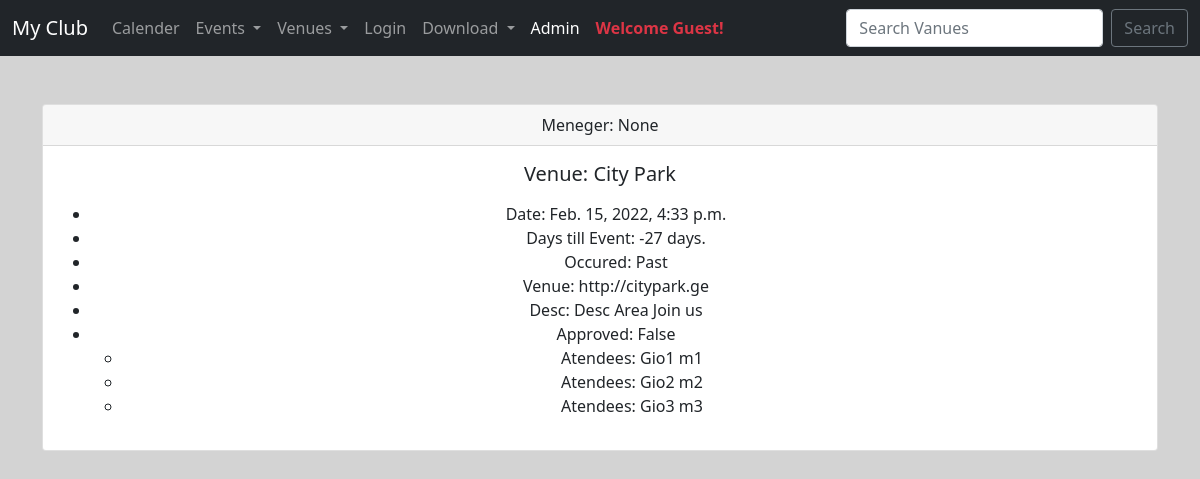
Screenshot of /show_event/2/ with the database file from the repository.
### events/models.py (models this page shows, shortened)
class Event(models.Model):
    name =      models.CharField('Event Name', max_length=120)
    event_date = models.DateTimeField()
    venue  =    models.ForeignKey(Venue, blank=True, null=True, on_delete=models.CASCADE)
    manager =   models.ForeignKey(User, blank=True, null=True, on_delete=models.SET_NULL)
    description = models.TextField(blank=True, null=True)
    attendees = models.ManyToManyField(MyClubUser, blank=True)
    approved = models.BooleanField('Aprrovedd', default=False)
    @property
    def Days_till(self):
        today = date.today()
        days_till = self.event_date.date() - today
        days_till_stripped = str(days_till).split(',', 1)[0]
        return days_till_stripped
    @property
    def Is_past(self):
        today = date.today()
        if self.event_date.date() < today:
            thing = "Past"
        else:
            thing = "Future"
        return thing

class Venue(models.Model):
    name =      models.CharField('Venue Name', max_length=120)
    address =   models.CharField(max_length=220)
    zip_code =  models.CharField('Zip Code', max_length=15)
    phone =     models.CharField('Contact Phone', max_length=120, blank=True)
    web =       models.URLField('Website Address', blank=True)
    email_address = models.EmailField('Email Address', blank=True)
    owner = models.IntegerField("Venue Owner", blank=False, default=1)
    venue_image = models.ImageField(null=True, blank=True, upload_to='images/')
    def __str__(self) -> str:
        return self.name

class MyClubUser(models.Model):
    first_name =    models.CharField(max_length=244)
    last_name =    models.CharField(max_length=244)
    Email =    models.EmailField('User Email')
    def __str__(self) -> str:
        return self.first_name + ' ' + self.last_name

### events/views.py (the view)
# urls.py: path('show_event/<int:pk>/', views.show_event, name='show_event'),
def show_event(request, pk):
    event = Event.objects.get(pk=pk)
    return render(request, 'events/show_event.html', {'item':event})

### events/templates/events/show_event.html (shortened to what this page needs)
{% extends 'events/base.html' %}
{% block content %}
<center>
    <br>
    <div class="card">
        <div class="card-header">
            Meneger: {{ item.manager }}
    </div>
    <div class="card-body">
        <h5 class="card-title">Venue: {{ item.venue }}</h5>
        <p class="card-text">
        <ul>
            <li>Date: {{ item.event_date }}</li>
            <li>Days till Event: {{ item.Days_till }}.</li>
            <li>Occured: {{ item.Is_past }}</li>
            <li>Venue: {{ item.venue.web }}</li>
            <li>Desc: {{ item.description }}</li>
            <li>Approved: {{ item.approved }}</li>
            <ul>
                {% for user in item.attendees.all %}
                <li>Atendees: {{ user }}</li>
                {% endfor %}
            </ul>
        </ul>
        </p>
    </div>
</div>
</center>
{% endblock %}

### events/templates/events/base.html (style rules this page uses)
body { background: lightgrey; }

### rows the page displays
Event: manager "None", venue "City Park", event_date "Feb. 15, 2022, 4:33 p.m.", Days_till "-27 days", Is_past "Past", venue.web "http://citypark.ge", description "Desc Area Join us", approved "False"
MyClubUser: first_name+last_name "Gio1 m1"
MyClubUser: first_name+last_name "Gio2 m2"
MyClubUser: first_name+last_name "Gio3 m3"
